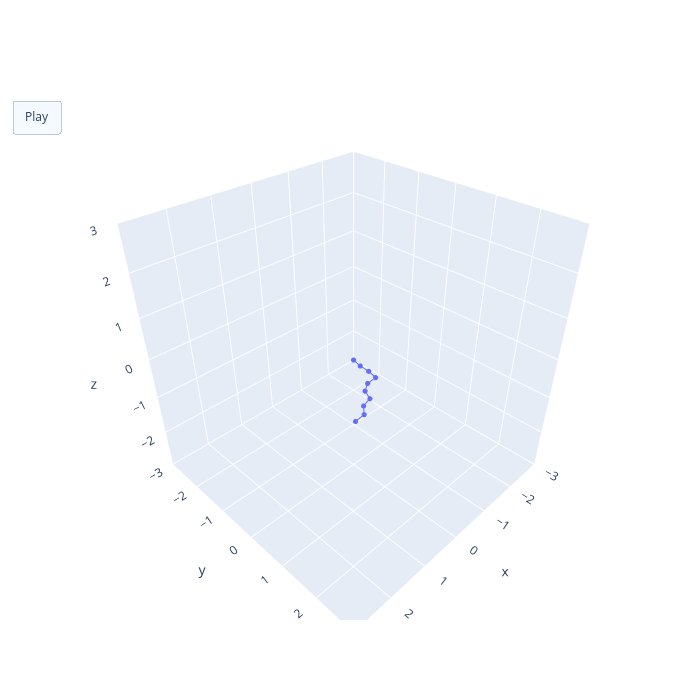

Here is the notebook cell this chart was saved with:
### Code cell
naga.visualise_simulation_animation(configurations[::10], 50).show()

### Figure 1 — Plotly figure (JSON) as saved in the notebook; plotly's stock layout.template omitted (floating-point values rounded to 4 significant figures)
{"data": [{"marker": {"size": 3}, "type": "scatter3d", "x": [0, 0.05209, 0.0617, 0.1178, 0.3669, 0.578, 0.6809, 0.9218, 1.093, 1.342], "y": [0, 0.2445, 0.4943, 0.7379, 0.7597, 0.8937, 1.122, 1.188, 1.371, 1.392], "z": [0, 0, 0, 0, 0, 0, 0, 0, 0, 0]}], "layout": {"height": 700, "scene": {"aspectmode": "cube", "xaxis": {"range": [-3, 3]}, "yaxis": {"range": [-3, 3]}, "zaxis": {"range": [-3, 3]}}, "updatemenus": [{"buttons": [{"args": [null, {"frame": {"duration": 50, "redraw": true}, "fromcurrent": true}], "label": "Play", "method": "animate"}], "type": "buttons"}], "width": 700}}
